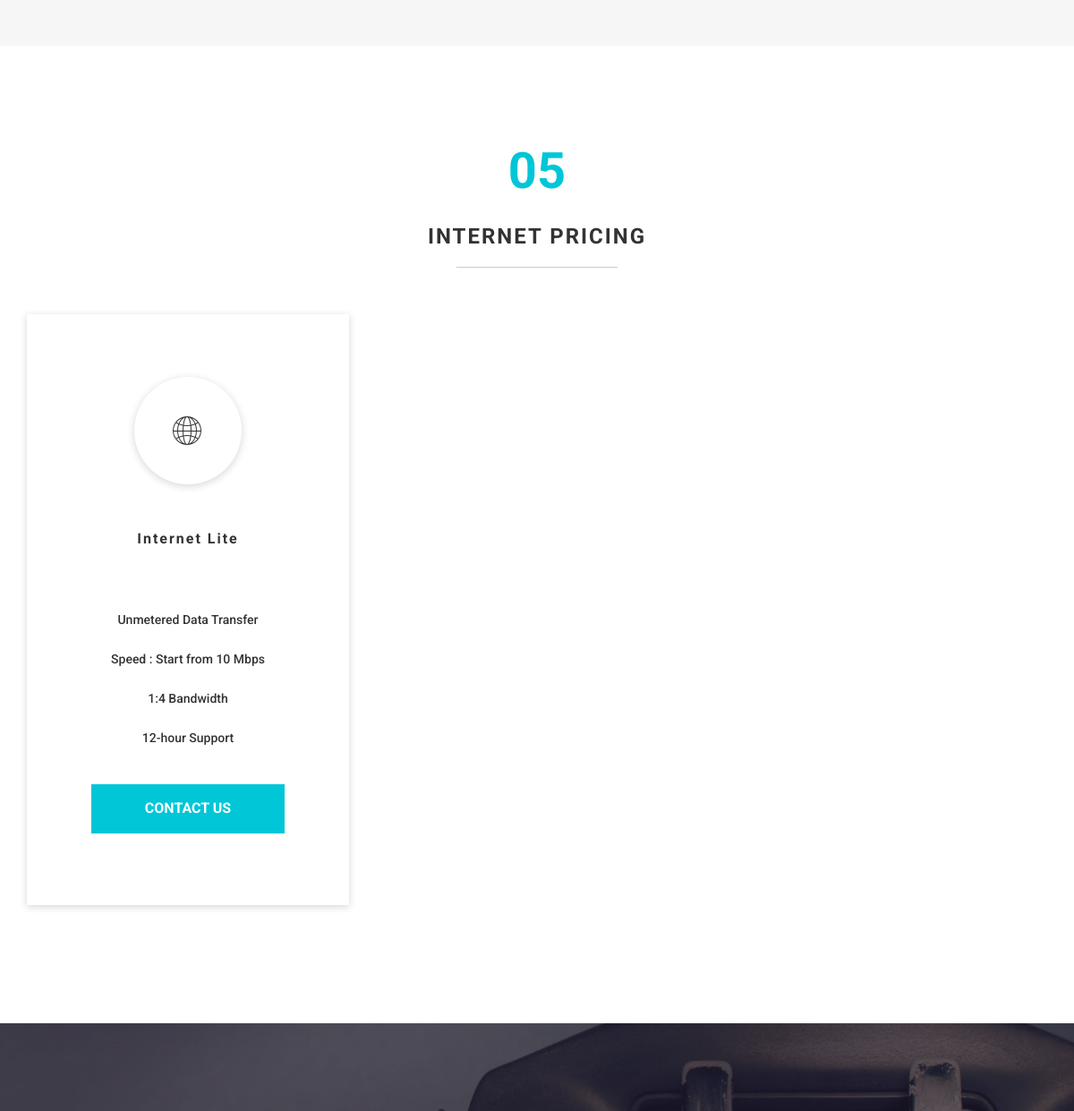
Before: / (middle part) with the older database file.
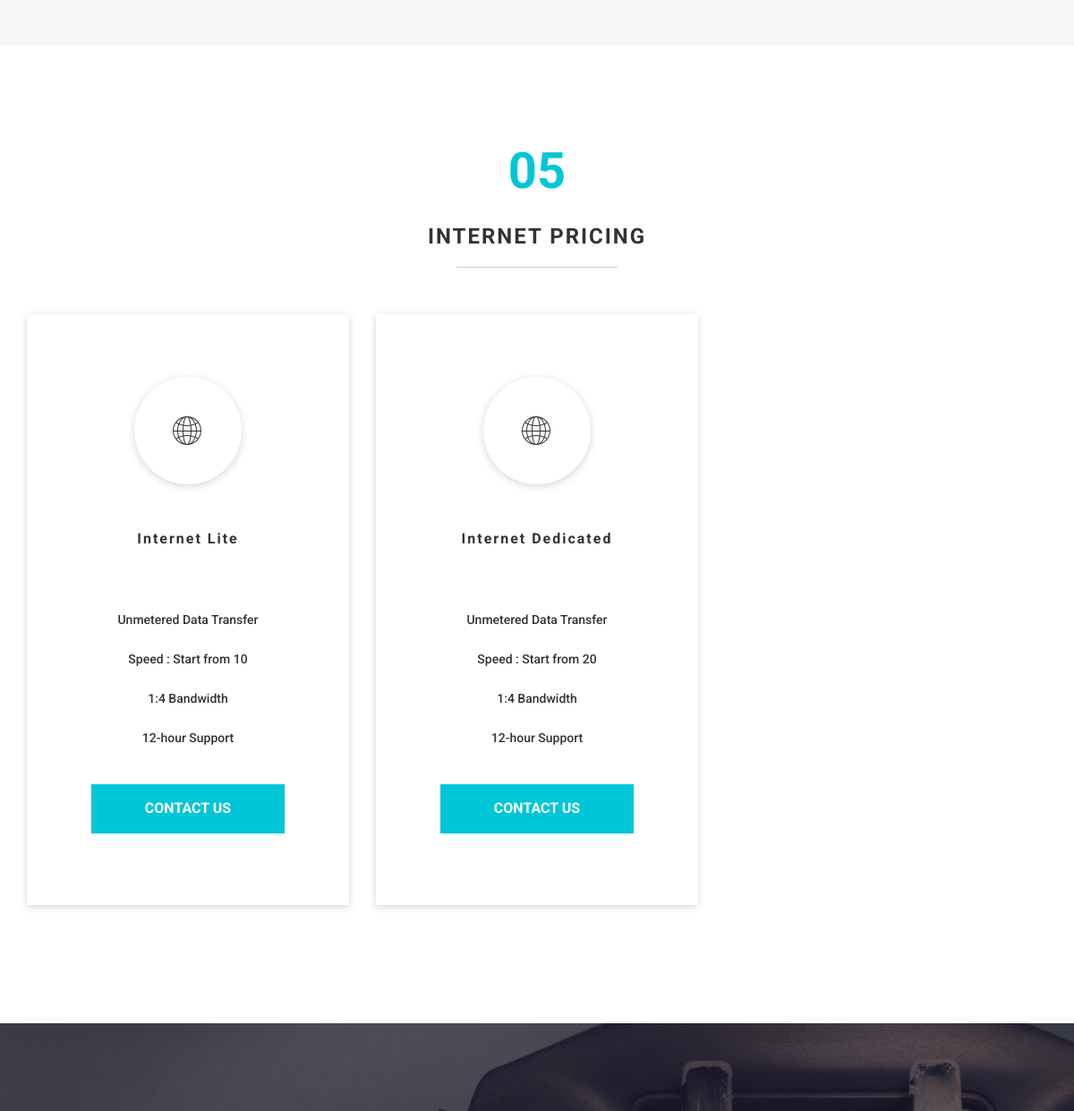
After: the same page with the newer database file.
### tables this page shows
CREATE TABLE `produk` (
  `kode_produk` varchar(7) NOT NULL,
  `nama_produk` varchar(25) NOT NULL,
  `kecepatan` varchar(8) NOT NULL,
  `harga_produk` int(7) NOT NULL,
  `bandwith` varchar(5) NOT NULL
);

### index.php (the view, shortened to what this page needs)
<!DOCTYPE html>
<html lang="en">
<head>
	<link rel="stylesheet" href="css/bootstrap.min.css">
	<link rel="stylesheet" href="css/font-awesome.min.css">
	<link rel="stylesheet" href="css/animate.min.css">
	<link rel="stylesheet" href="css/et-line-font.css">
	<link rel="stylesheet" href="css/nivo-lightbox.css">
	<link rel="stylesheet" href="css/nivo_themes/default/default.css">
	<link rel="stylesheet" href="css/style.css">
</head>
<body data-spy="scroll" data-target=".navbar-collapse" data-offset="50">
<div id="portfolio">
</div>
<section id="pricing">
	<div class="container">
		<div class="row">
			<div class="col-md-12 col-sm-12 text-center">
				<div class="section-title">
					<strong>05</strong>
					<h1 class="heading bold">INTERNET PRICING</h1>
					<hr>
				</div>
			</div>
			<?php 	$conn = mysqli_connect("localhost","root","","fans");
                    $query = "SELECT * FROM produk";
                    $result = mysqli_query($conn,$query);
                    while($row = $row = mysqli_fetch_array($result)){
                    ?>
			<div class="col-md-4 col-sm-6">
				<div class="plan plan-one wow bounceIn" data-wow-delay="0.3s">
					<div class="plan_title">
						<i class="icon-global medium-icon"></i>
						<h3><?php echo $row['nama_produk']; ?></h3>
					</div>
					<ul>
                    	<li>Unmetered Data Transfer</li>
						<li>Speed : Start from <?php echo $row['kecepatan']; ?></li>
						<li><?php echo $row['bandwith']; ?> Bandwidth</li>
                        <li>12-hour Support</li>
					</ul>
					<a href="#contact" class="smoothScroll"><button class="btn btn-warning">Contact Us</button></a>
				</div>
			</div>
			<?php
                    } ?>
		</div>
	</div>
</section>
<section id="contact">
</section>
</body>
</html>

### css/style.css (style rules this page uses)
body { background: #ffffff; font-family: 'Roboto', sans-serif; font-weight: 400; position: relative; }
html, body { width: 100%; overflow-x: hidden; }
h1, h2, h3, h4 { font-weight: bold; letter-spacing: 2px; }
.heading { font-size: 20px; }
.bold { font-weight: bold; }
a { outline: none !important; }
hr { width: 180px; border-color: #CCC; }
.section-title strong { color: #00C6D7; font-size: 56px; }
.section-title h1 { font-size: 24px; }
.section-title { padding-bottom: 32px; }
.medium-icon { font-size: 32px !important; }
#work,#about, #team, #portfolio, #pricing, #contact { padding-top: 100px; padding-bottom: 100px; }
#portfolio { background-color: #f6f6f6; text-align: center; }
#pricing { text-align: center; }
#pricing h3 { font-size: 16px; }
#pricing .plan { box-shadow: 0px 2px 8px 0px rgba(50, 50, 50, 0.20); padding-top: 40px; padding-bottom: 80px; margin-bottom: 32px; }
#pricing .plan .plan_title { font-weight: 300; letter-spacing: 2px; padding: 30px; margin-bottom: 20px; }
#pricing .medium-icon { box-shadow: 0px 2px 8px 0px rgba(50, 50, 50, 0.20); border-radius: 50%; font-size: 52px; width: 120px; height: 120px; line-height: 120px; text-align: center; margin-bottom: 32px; }
#pricing .plan ul { padding: 0px; }
#pricing .plan ul li { display: block; font-weight: 500; padding: 12px 0px; }
#pricing .plan .btn { border: none; border-radius: 0px; color: #ffffff; font-size: 16px; font-weight: bold; padding: 16px 60px; transition: all 0.4s ease-in-out; margin-top: 20px; text-transform: uppercase; }
#pricing .plan-one .btn { background-color: #00c6d7; }
#contact { background: #3B3B3B url('../images/contact-bg.jpg') no-repeat center center; background-size: cover; color: #ffffff; }

Changed rows visible on the page:
changed produk "Internet Lite": kecepatan "10 Mbps" → "10"
added produk: nama_produk "Internet Dedicated", kecepatan "20", bandwith "1:4"
